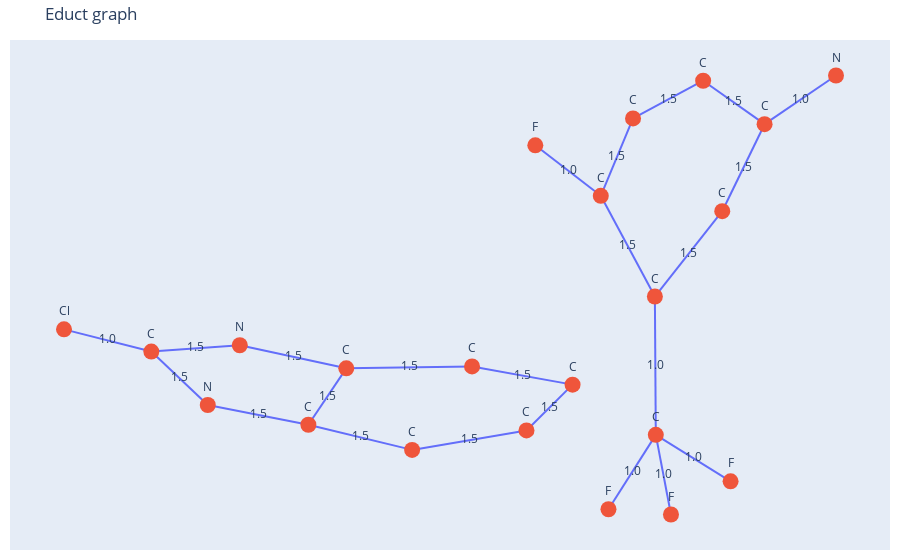
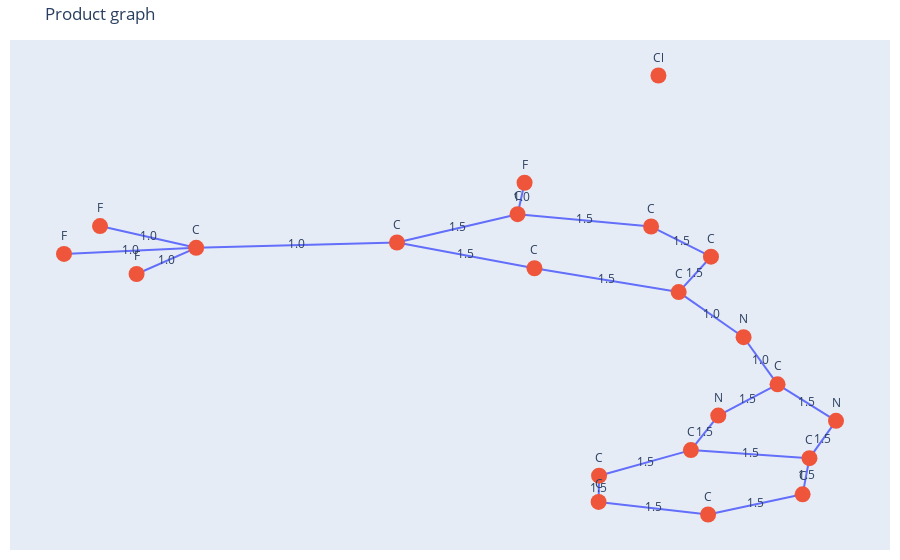

These figures' notebook cell, in order:
### Markdown cell above
## WP1 – Manual Inspection of Reaction Graphs
As part of WP1, this cell visualizes reactants, products, and the ITS graph of selected reactions to manually verify correct graph construction.

Educts show the molecules before the reaction.  
Products show the molecules after the reaction.  
The ITS graph combines both and highlights what changes during the reaction.

### Code cell
rmsi = data["clean_rxn"].iloc[9]

visualize_reaction(rmsi)                 # ITS (default)
visualize_reaction(rmsi, which="educt")   # Edukte
visualize_reaction(rmsi, which="product") # Produkte

### Figure 1 — Plotly figure (JSON) as saved in the notebook; plotly's stock layout.template omitted (floating-point values rounded to 4 significant figures)
{"data": [{"hoverinfo": "none", "mode": "lines", "type": "scatter", "x": [0.6969, 0.54, null, 0.54, 0.4049, null, 0.54, 0.4469, null, 0.4049, 0.2508, null, 0.2508, 0.1799, null, 0.1799, 0.036, null, 0.1799, 0.2988, null, 0.2988, 0.3009, null, 0.2988, 0.4469, null, 0.3009, 0.1968, null, 0.3009, 0.3342, null, 0.3009, 0.4652, null, -1, -0.808, null, -0.808, -0.6136, null, -0.808, -0.684, null, -0.6136, -0.3795, null, -0.3795, -0.1031, null, -0.3795, -0.4629, null, -0.1031, 0.1179, null, 0.1179, 0.01659, null, 0.01659, -0.2348, null, -0.2348, -0.4629, null, -0.4629, -0.684, null], "y": [0.7288, 0.5838, null, 0.5838, 0.7133, null, 0.5838, 0.3246, null, 0.7133, 0.6008, null, 0.6008, 0.3704, null, 0.3704, 0.5208, null, 0.3704, 0.07039, null, 0.07039, -0.3417, null, 0.07039, 0.3246, null, -0.3417, -0.5633, null, -0.3417, -0.5789, null, -0.3417, -0.4803, null, -0.02743, -0.09362, null, -0.09362, -0.07482, null, -0.09362, -0.2528, null, -0.07482, -0.1436, null, -0.1436, -0.1379, null, -0.1436, -0.3115, null, -0.1379, -0.1921, null, -0.1921, -0.3285, null, -0.3285, -0.3865, null, -0.3865, -0.3115, null, -0.3115, -0.2528, null]}, {"hoverinfo": "text", "hovertext": ["N", "C", "C", "C", "C", "F", "C", "C", "F", "F", "F", "C", "Cl", "C", "N", "C", "C", "C", "C", "C", "C", "N"], "marker": {"size": 16}, "mode": "markers+text", "text": ["N", "C", "C", "C", "C", "F", "C", "C", "F", "F", "F", "C", "Cl", "C", "N", "C", "C", "C", "C", "C", "C", "N"], "textposition": "top center", "type": "scatter", "x": [0.6969, 0.54, 0.4049, 0.2508, 0.1799, 0.036, 0.2988, 0.3009, 0.1968, 0.3342, 0.4652, 0.4469, -1, -0.808, -0.6136, -0.3795, -0.1031, 0.1179, 0.01659, -0.2348, -0.4629, -0.684], "y": [0.7288, 0.5838, 0.7133, 0.6008, 0.3704, 0.5208, 0.07039, -0.3417, -0.5633, -0.5789, -0.4803, 0.3246, -0.02743, -0.09362, -0.07482, -0.1436, -0.1379, -0.1921, -0.3285, -0.3865, -0.3115, -0.2528]}, {"hoverinfo": "none", "mode": "text", "text": ["1.0", "1.5", "1.5", "1.5", "1.5", "1.0", "1.5", "1.0", "1.5", "1.0", "1.0", "1.0", "1.0", "1.5", "1.5", "1.5", "1.5", "1.5", "1.5", "1.5", "1.5", "1.5", "1.5"], "type": "scatter", "x": [0.6185, 0.4724, 0.4934, 0.3279, 0.2154, 0.108, 0.2394, 0.2998, 0.3729, 0.2488, 0.3175, 0.383, -0.904, -0.7108, -0.746, -0.4965, -0.2413, -0.4212, 0.007414, 0.06724, -0.1091, -0.3488, -0.5734], "y": [0.6563, 0.6485, 0.4542, 0.6571, 0.4856, 0.4456, 0.2204, -0.1357, 0.1975, -0.4525, -0.4603, -0.411, -0.06052, -0.08422, -0.1732, -0.1092, -0.1407, -0.2275, -0.165, -0.2603, -0.3575, -0.349, -0.2822]}], "layout": {"margin": {"b": 10, "l": 10, "r": 10, "t": 40}, "showlegend": false, "title": {"text": "Educt graph"}, "xaxis": {"showgrid": false, "showticklabels": false, "zeroline": false}, "yaxis": {"showgrid": false, "showticklabels": false, "zeroline": false}}}

### Figure 2 — Plotly figure (JSON) as saved in the notebook; plotly's stock layout.template omitted (floating-point values rounded to 4 significant figures)
{"data": [{"hoverinfo": "none", "mode": "lines", "type": "scatter", "x": [-0.03847, -0.04495, null, -0.04495, 0.07877, null, -0.04495, -0.1567, null, 0.07877, 0.1343, null, 0.1343, 0.1044, null, 0.1044, 0.1645, null, 0.1044, -0.0293, null, 0.1645, 0.196, null, 0.196, 0.2502, null, 0.196, 0.1411, null, 0.2502, 0.2256, null, 0.2256, 0.2192, null, 0.2256, 0.1157, null, 0.2192, 0.1316, null, 0.1316, 0.03014, null, 0.03014, 0.03059, null, 0.03059, 0.1157, null, 0.1157, 0.1411, null, -0.0293, -0.1567, null, -0.1567, -0.3428, null, -0.3428, -0.3981, null, -0.3428, -0.4654, null, -0.3428, -0.432, null], "y": [0.575, 0.4505, null, 0.4505, 0.4016, null, 0.4505, 0.3382, null, 0.4016, 0.2819, null, 0.2819, 0.1418, null, 0.1418, -0.03706, null, 0.1418, 0.2363, null, -0.03706, -0.2237, null, -0.2237, -0.3685, null, -0.2237, -0.3477, null, -0.3685, -0.5164, null, -0.5164, -0.6596, null, -0.5164, -0.4844, null, -0.6596, -0.7396, null, -0.7396, -0.6896, null, -0.6896, -0.5858, null, -0.5858, -0.4844, null, -0.4844, -0.3477, null, 0.2363, 0.3382, null, 0.3382, 0.3173, null, 0.3173, 0.2133, null, 0.3173, 0.2932, null, 0.3173, 0.4033, null]}, {"hoverinfo": "text", "hovertext": ["Cl", "F", "C", "C", "C", "C", "N", "C", "N", "C", "C", "C", "C", "C", "C", "N", "C", "C", "C", "F", "F", "F"], "marker": {"size": 16}, "mode": "markers+text", "text": ["Cl", "F", "C", "C", "C", "C", "N", "C", "N", "C", "C", "C", "C", "C", "C", "N", "C", "C", "C", "F", "F", "F"], "textposition": "top center", "type": "scatter", "x": [0.0856, -0.03847, -0.04495, 0.07877, 0.1343, 0.1044, 0.1645, 0.196, 0.2502, 0.2256, 0.2192, 0.1316, 0.03014, 0.03059, 0.1157, 0.1411, -0.0293, -0.1567, -0.3428, -0.3981, -0.4654, -0.432], "y": [1, 0.575, 0.4505, 0.4016, 0.2819, 0.1418, -0.03706, -0.2237, -0.3685, -0.5164, -0.6596, -0.7396, -0.6896, -0.5858, -0.4844, -0.3477, 0.2363, 0.3382, 0.3173, 0.2133, 0.2932, 0.4033]}, {"hoverinfo": "none", "mode": "text", "text": ["1.0", "1.5", "1.5", "1.5", "1.5", "1.0", "1.5", "1.0", "1.5", "1.5", "1.5", "1.5", "1.5", "1.5", "1.5", "1.5", "1.5", "1.5", "1.5", "1.0", "1.0", "1.0", "1.0"], "type": "scatter", "x": [-0.04171, 0.01691, -0.1008, 0.1065, 0.1193, 0.1344, 0.03753, 0.1803, 0.2231, 0.1685, 0.2379, 0.2224, 0.1706, 0.1754, 0.08089, 0.03036, 0.07315, 0.1284, -0.09302, -0.2498, -0.3705, -0.4041, -0.3874], "y": [0.5128, 0.426, 0.3943, 0.3418, 0.2119, 0.05237, 0.1891, -0.1304, -0.2961, -0.2857, -0.4424, -0.588, -0.5004, -0.6996, -0.7146, -0.6377, -0.5351, -0.4161, 0.2872, 0.3277, 0.2653, 0.3052, 0.3603]}], "layout": {"margin": {"b": 10, "l": 10, "r": 10, "t": 40}, "showlegend": false, "title": {"text": "Product graph"}, "xaxis": {"showgrid": false, "showticklabels": false, "zeroline": false}, "yaxis": {"showgrid": false, "showticklabels": false, "zeroline": false}}}
